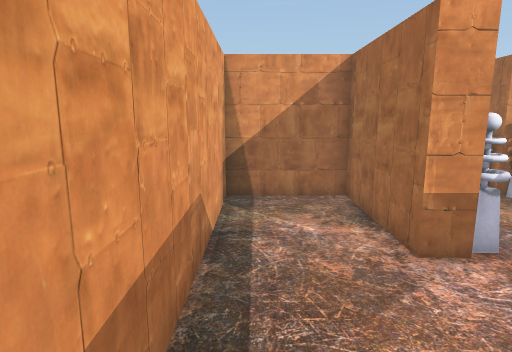
view 1 (above)

19 first-person views from a walk through a 3-D level made in the Unity game engine. The camera is 1.3 m above the floor, tilts 10° down and sees 75° across. The floor is counted in squares, 0.5 m on a side. Each view is taken from the middle of a square. On the plan, view 1 faces up. The plan holds only what a view shows up to about 20 squares ahead; the rest is blank. The place goes on beyond the plan. The player is left out.

view 2
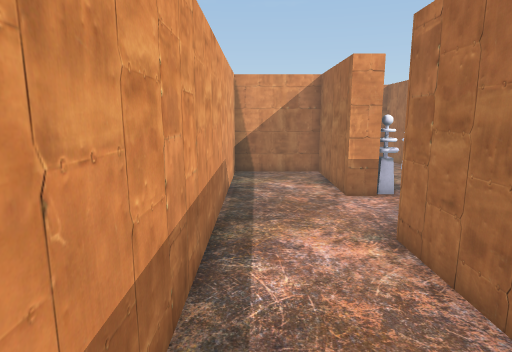

view 3
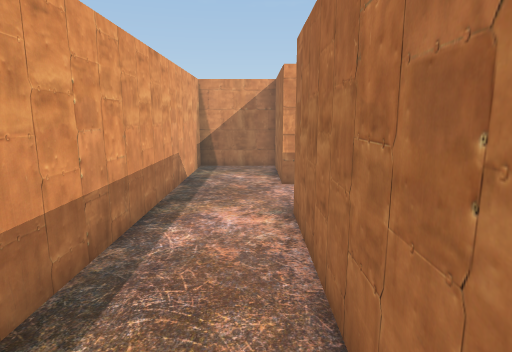

view 4
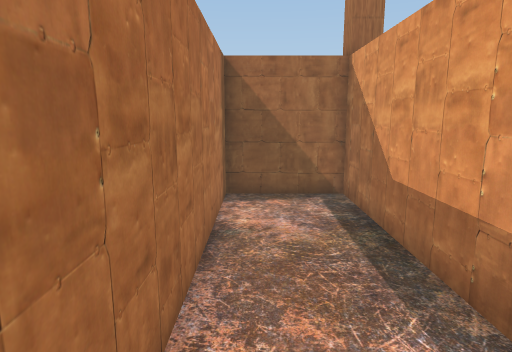

view 5
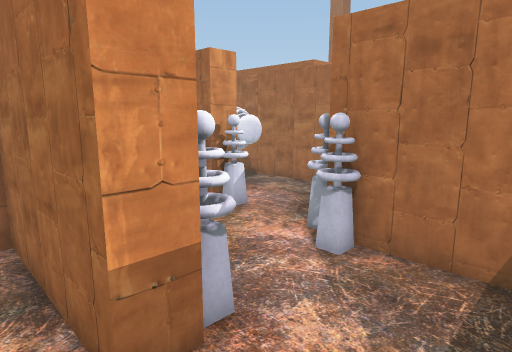

view 6
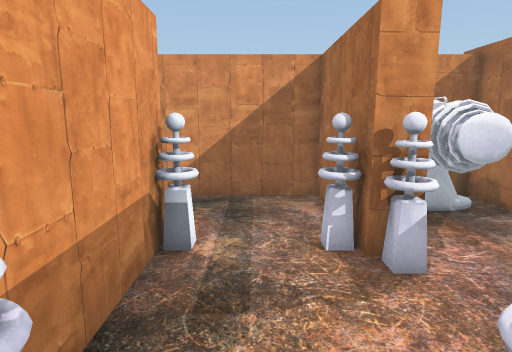

view 7
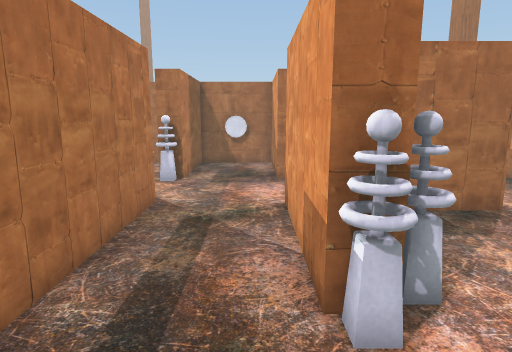

view 8
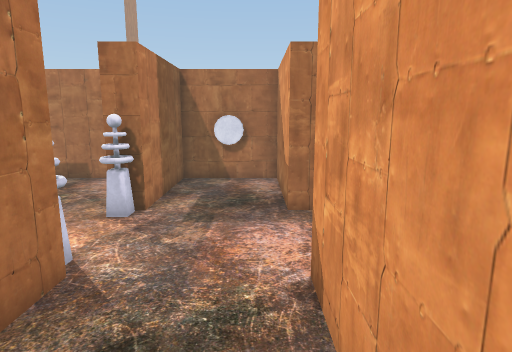

view 9
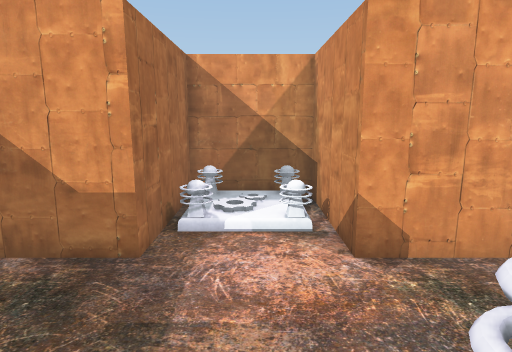

view 10
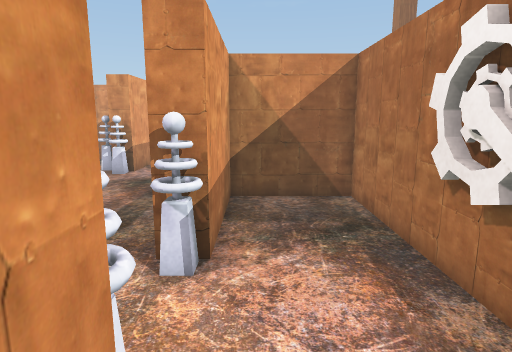

view 11
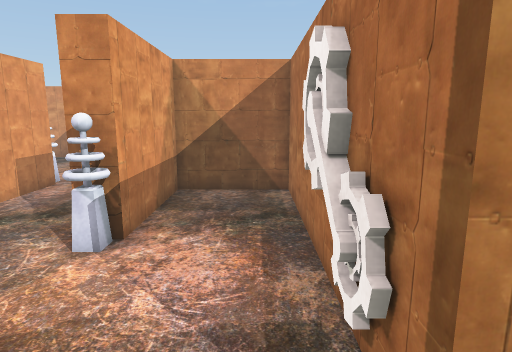

view 12
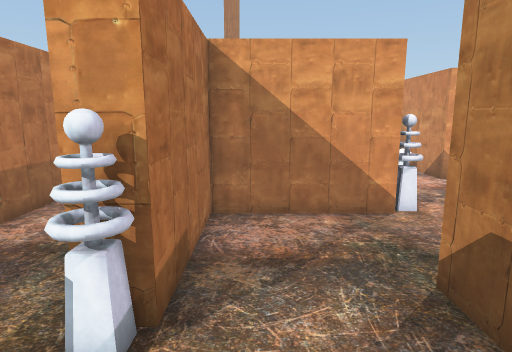

view 13
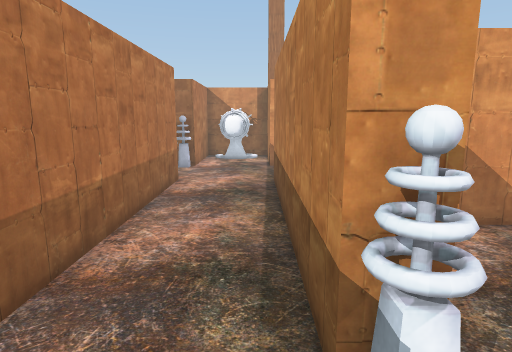

view 14
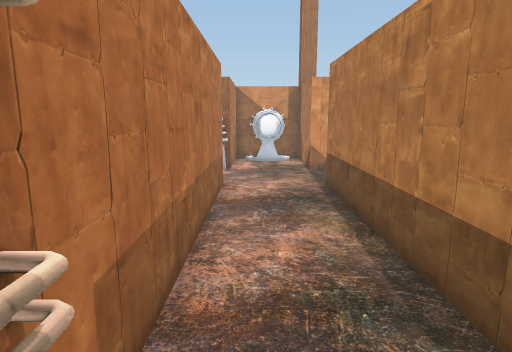

view 15
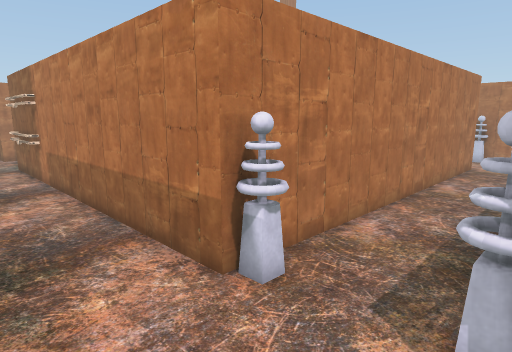

view 16
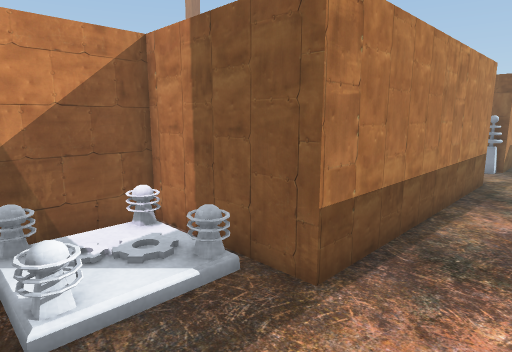

view 17
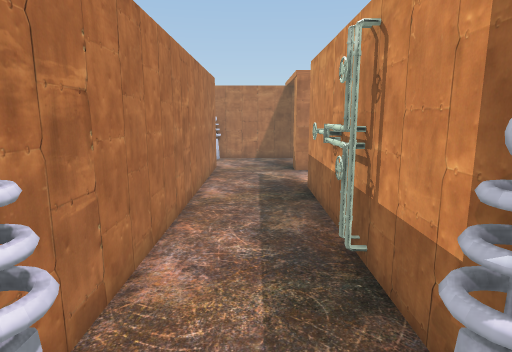

view 18
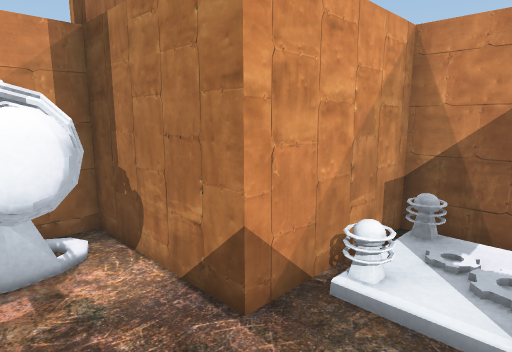

view 19
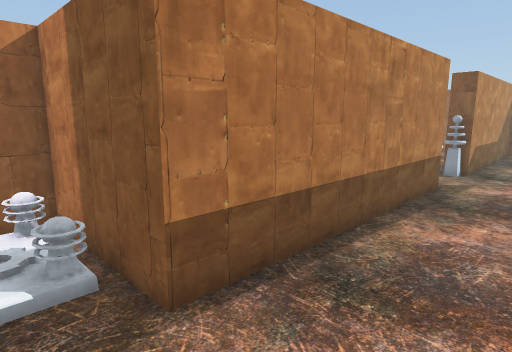

### Floor plan
Key: @ floor where view 1 was taken; # wall or solid block; . floor; O other object.
Columns run from 1 left of view 1 to 23 right of it. Each row starts with its distance up from view 1.
 16     ######
 15      ....#
 14      ....##
 13      ....######
 12      #O.OO#...#
 11 ######O.O##...#
 10 #...##...OO...#
  9 #...##.......
  8 #...##....O...
  7 #...##O..#O...#
  6 #...##O.OO#...######
  5 #........##...##...#
  4 #........##...##...#
  3 #........ #...##...#
  2 #...####  #...##...#
  1 #...#######...##...#
  0 #@..##OOO.....OO...#
 -1 #...##OOO..........#
 -2 #...##OOO......O...#
 -3 #...#######...OO...#
 -4 #...#######...##...###
 -5 #...##OOO##...##......
 -6 #...##OOO##...##......
 -7 #...##OOO##...##......  .
 -8 ######OOO############O  O
 -9   ####...############O.OO
-10    #.....................
-11    ##....................
-12    ##...................
-13    ###...################
-14      #O.OO
-15      #...#
-16      #...#
-17      #...#
-18      #...#
-19      #...#
-20      #...#
-21      #...#
-22      #...#
-23      #...#
-24      #...#
-25      ....#
-26      ....#
-27      ....#
-28       ...#
-29     ##...#
-30      ....OO
-31      .....
-32      .....
-33          OO

Where each view was taken, in squares from view 1:
view 1: 0 up, 0 right, facing up
view 2: 5 down, 0 right, facing up
view 3: 7 down, 2 right, facing up
view 4: 3 up, 2 right, facing down
view 5: 3 up, 2 right, facing up-right
view 6: 5 up, 6 right, facing up
view 7: 11 up, 10 right, facing down
view 8: 6 up, 10 right, facing down
view 9: 1 down, 15 right, facing left
view 10: 5 down, 15 right, facing up
view 11: 6 down, 17 right, facing up
view 12: 7 down, 23 right, facing left
view 13: 10 down, 22 right, facing left
view 14: 12 down, 21 right, facing left
view 15: 10 down, 4 right, facing down-right
view 16: 12 down, 4 right, facing up-right
view 17: 12 down, 6 right, facing down
view 18: 12 down, 7 right, facing up-left
view 19: 13 down, 6 right, facing up-right
